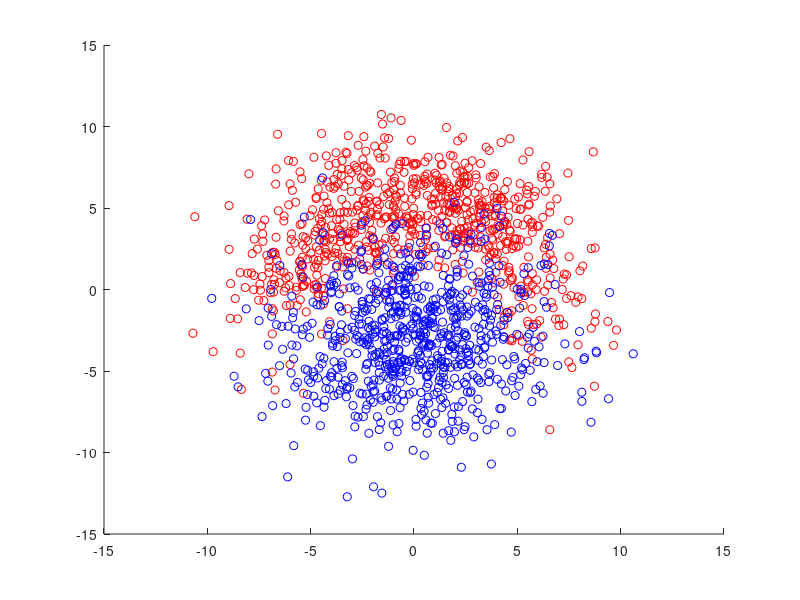

Reproduce this figure in MATLAB. (Note: this script raises an error after producing the figure.)
%% Load the data
data = load( 'twoclass.mat' );
N = size(data.A,1);

%% Split the data into train and test set
% Create a random permutation
select = randperm( N );
p = N * 0.75;

% Select according to permutation
train = data.A(select(1:p),:);
test = data.A(select(p+1:N),:);

% New permutation for second class
select = randperm( N );

% Select according to permutation
train = [train; data.B(select(1:p),:)];
test = [test; data.B(select(p+1:N),:)];

% Create the labels
train_labels = [ repmat( [1 0], p, 1 ); repmat( [0 1], p, 1 ) ];
test_labels = [ repmat( [1 0], N - p, 1 ); repmat( [0 1], N - p, 1 ) ];

%% Plot data in train set
hold on;
scatter( train(1:p,1), train(1:p,2), 'r' )
scatter( train(p+1:2*p,1), train(p+1:2*p,2), 'b' )
hold off;

%% Train a knn-classifier
neighbors = 2;
NET = knn( 2, 2, neighbors, train, train_labels );

%%